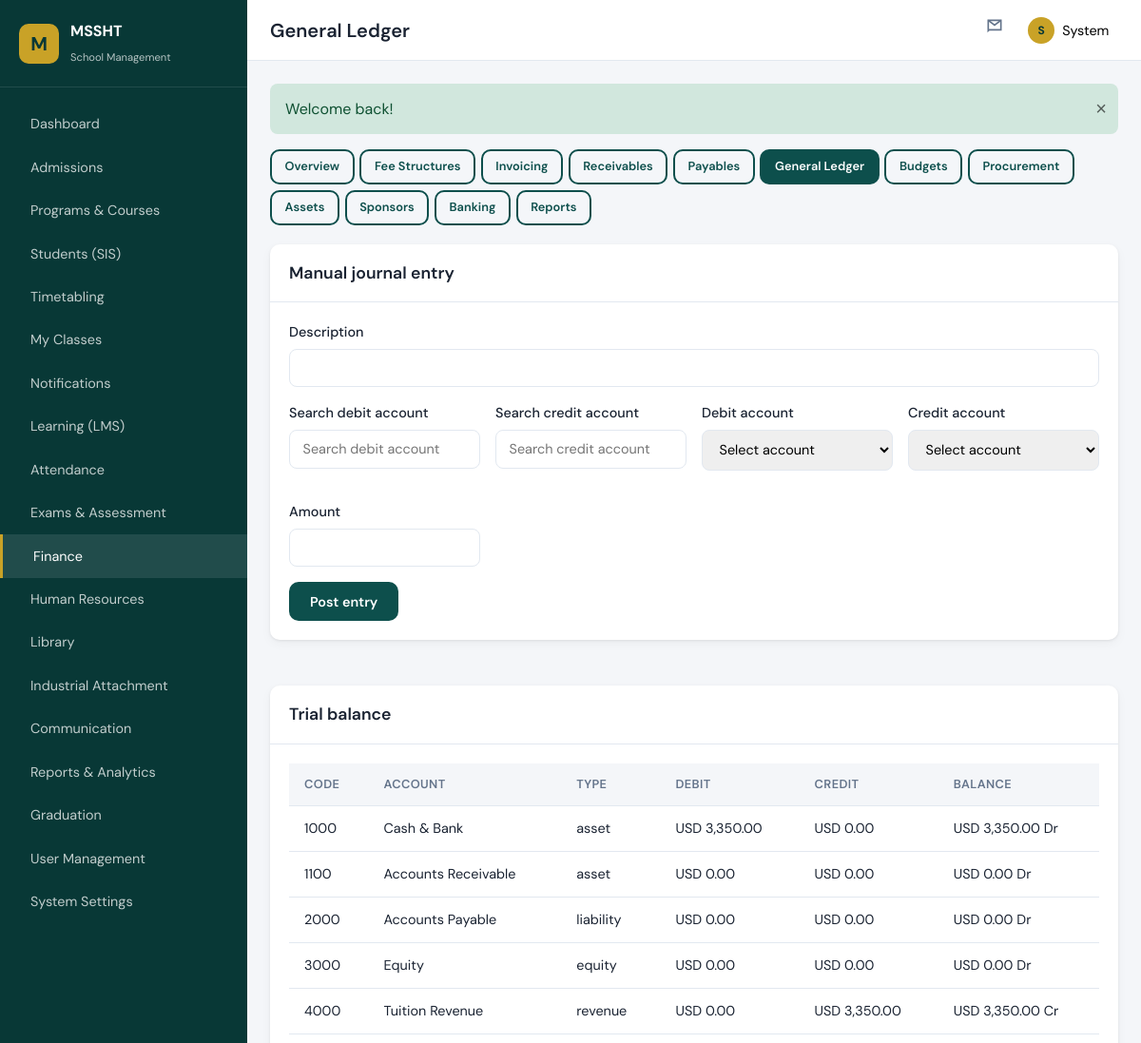
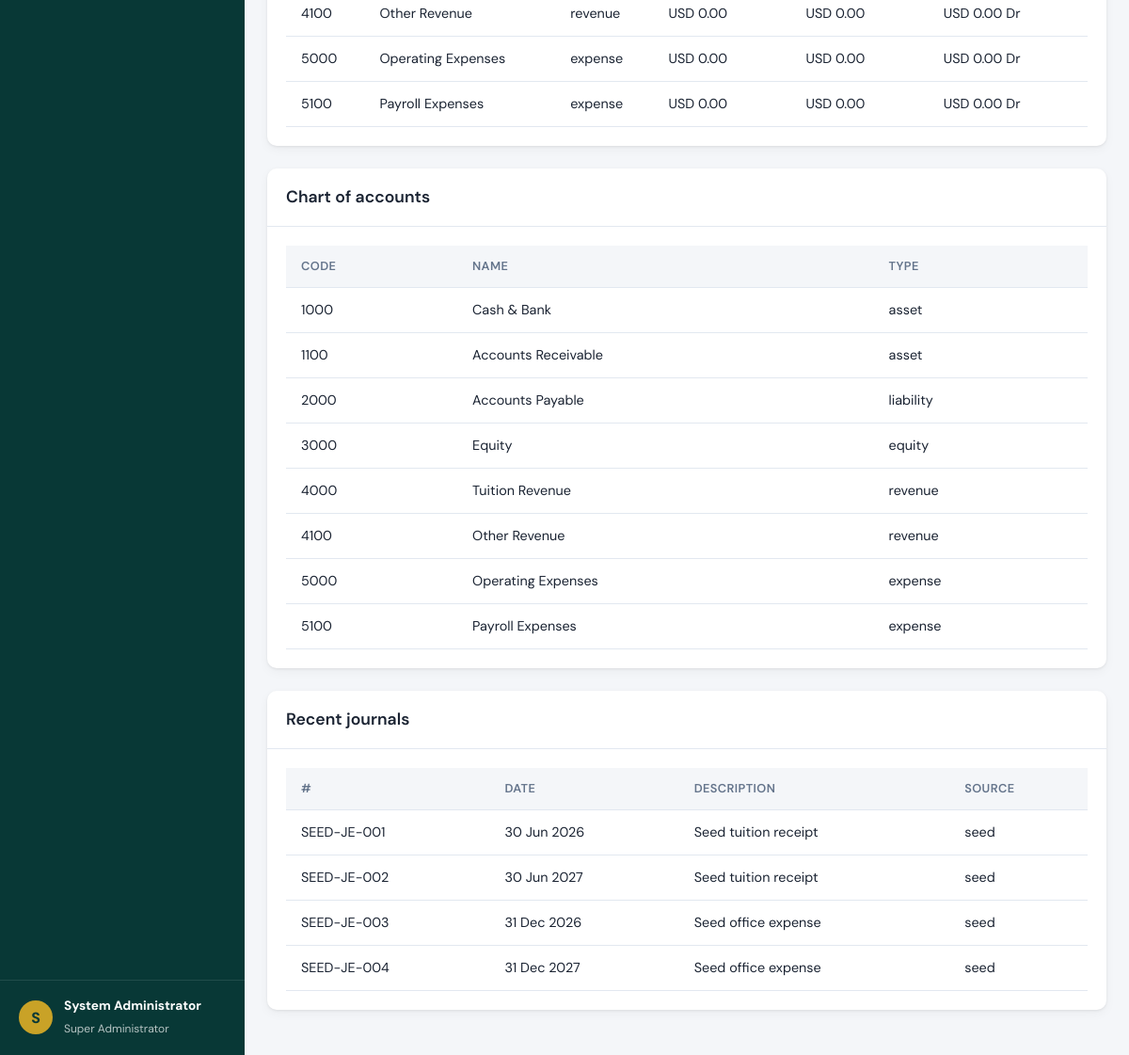
The page /modules/finance/ledger.php (signed in) on the database its author committed (2 pictures, top to bottom).
### tables this page shows
CREATE TABLE `chart_of_accounts` (
  `id` int(10) unsigned NOT NULL AUTO_INCREMENT,
  `code` varchar(20) NOT NULL,
  `name` varchar(150) NOT NULL,
  `account_type` enum('asset','liability','equity','revenue','expense') NOT NULL,
  `parent_id` int(10) unsigned DEFAULT NULL,
  `is_active` tinyint(1) DEFAULT 1,
  PRIMARY KEY (`id`),
  UNIQUE KEY `code` (`code`)
);

CREATE TABLE `journal_entries` (
  `id` int(10) unsigned NOT NULL AUTO_INCREMENT,
  `entry_number` varchar(30) NOT NULL,
  `entry_date` date NOT NULL,
  `description` varchar(255) NOT NULL,
  `period_id` int(10) unsigned DEFAULT NULL,
  `source_type` varchar(40) DEFAULT NULL,
  `source_id` int(10) unsigned DEFAULT NULL,
  `created_by` int(10) unsigned DEFAULT NULL,
  `created_at` timestamp NOT NULL DEFAULT current_timestamp(),
  PRIMARY KEY (`id`),
  UNIQUE KEY `entry_number` (`entry_number`),
  KEY `period_id` (`period_id`),
  CONSTRAINT `journal_entries_ibfk_1` FOREIGN KEY (`period_id`) REFERENCES `financial_periods` (`id`) ON DELETE SET NULL
);

### includes/finance.php (called while the page is built, shortened)
<?php
function getTrialBalance(): array
{
    $db = getDB();
    return $db->query(
        'SELECT c.code, c.name, c.account_type,
                COALESCE(SUM(jl.debit),0) AS total_debit,
                COALESCE(SUM(jl.credit),0) AS total_credit
         FROM chart_of_accounts c
         LEFT JOIN journal_lines jl ON jl.account_id = c.id
         LEFT JOIN journal_entries je ON je.id = jl.journal_id
         GROUP BY c.id, c.code, c.name, c.account_type
         ORDER BY c.code'
    )->fetchAll();
}

### includes/helpers.php (called while the page is built, shortened)
<?php
function e(?string $value): string
{
    return htmlspecialchars($value ?? '', ENT_QUOTES, 'UTF-8');
}
function formatDate(?string $date, string $format = 'd M Y'): string
{
    return date($format, strtotime($date));
}
function formatMoney(float $amount, string $currency = 'USD'): string
{
    return $currency . ' ' . number_format($amount, 2);
}

### modules/finance/ledger.php (the view, shortened to what this page needs)
<?php
$db = getDB();
$accounts = $db->query('SELECT * FROM chart_of_accounts WHERE is_active = 1 ORDER BY code')->fetchAll();
$trialBalance = getTrialBalance();
$journals = $db->query(
    'SELECT je.*, u.email AS created_by_email FROM journal_entries je
     LEFT JOIN users u ON u.id = je.created_by ORDER BY je.created_at DESC LIMIT 30'
)->fetchAll();
require_once __DIR__ . '/../../includes/header.php';
require __DIR__ . '/../../includes/finance-nav.php';
?>
<div class="dashboard-grid">
    <div class="card"><div class="card-header"><h2>Manual journal entry</h2></div>
    <div class="card-body"><form method="post">
        <div class="form-group"><label>Description</label><input name="description" required></div>
        <div class="form-row">
            <div class="form-group"><label>Search debit account</label><input type="text" id="debitAccountSearch" placeholder="Search debit account"></div>
            <div class="form-group"><label>Search credit account</label><input type="text" id="creditAccountSearch" placeholder="Search credit account"></div>
            <div class="form-group"><label>Debit account</label><select name="debit_account" id="debitAccountSelect" required><option value="">Select account</option></select></div>
            <div class="form-group"><label>Credit account</label><select name="credit_account" id="creditAccountSelect" required><option value="">Select account</option></select></div>
            <div class="form-group"><label>Amount</label><input type="number" step="0.01" name="amount" required></div>
        </div>
        <button type="submit" class="btn btn-primary">Post entry</button>
    </form></div></div>
</div>
<div class="card" style="margin-top:1.5rem;"><div class="card-header"><h2>Trial balance</h2></div>
<div class="card-body table-wrap"><table class="data-table">
<thead><tr><th>Code</th><th>Account</th><th>Type</th><th>Debit</th><th>Credit</th><th>Balance</th></tr></thead>
<tbody>
<?php foreach ($trialBalance as $row): $bal = (float)$row['total_debit'] - (float)$row['total_credit']; ?>
<tr>
    <td><?= e($row['code']) ?></td><td><?= e($row['name']) ?></td><td><?= e($row['account_type']) ?></td>
    <td><?= formatMoney((float)$row['total_debit']) ?></td><td><?= formatMoney((float)$row['total_credit']) ?></td>
    <td><?= formatMoney(abs($bal)) ?> <?= $bal >= 0 ? 'Dr' : 'Cr' ?></td>
</tr>
<?php endforeach; ?>
</tbody></table></div></div>
<div class="card" style="margin-top:1.5rem;"><div class="card-header"><h2>Chart of accounts</h2></div>
<div class="card-body table-wrap"><table class="data-table"><thead><tr><th>Code</th><th>Name</th><th>Type</th></tr></thead><tbody>
<?php foreach ($accounts as $a): ?><tr><td><?= e($a['code']) ?></td><td><?= e($a['name']) ?></td><td><?= e($a['account_type']) ?></td></tr><?php endforeach; ?>
</tbody></table></div></div>
<div class="card" style="margin-top:1.5rem;"><div class="card-header"><h2>Recent journals</h2></div>
<div class="card-body table-wrap"><table class="data-table"><thead><tr><th>#</th><th>Date</th><th>Description</th><th>Source</th></tr></thead><tbody>
<?php foreach ($journals as $j): ?>
<tr><td><?= e($j['entry_number']) ?></td><td><?= formatDate($j['entry_date']) ?></td><td><?= e($j['description']) ?></td><td><?= e($j['source_type'] ?? 'manual') ?></td></tr>
<?php endforeach; ?>
</tbody></table></div></div>
<?php require_once __DIR__ . '/../../includes/footer.php'; ?>

### assets/css/main.css (style rules this page uses)
:root { --color-primary: #0d4f4c; --color-primary-dark: #083836; --color-primary-light: #1a7a75; --color-accent: #c9a227; --color-accent-light: #e8c547; --color-bg: #f4f6f9; --color-surface: #ffffff; --color-text: #1a2332; --color-text-muted: #64748b; --color-border: #e2e8f0; --color-danger: #dc3545; --color-success: #198754; --color-warning: #ffc107; --color-info: #0dcaf0; --sidebar-width: 260px; --topbar-height: 64px; --radius: 10px; --shadow: 0 1px 3px rgba(0,0,0,.08), 0 4px 12px rgba(0,0,0,.04); --font-sans: 'DM Sans', system-ui, sans-serif; --font-display: 'Playfair Display', Georgia, serif; }
*, *::before, *::after { box-sizing: border-box; margin: 0; padding: 0; }
html { font-size: 16px; scroll-behavior: smooth; }
body { font-family: var(--font-sans); color: var(--color-text); background: var(--color-bg); line-height: 1.6; }
.btn { display: inline-flex; align-items: center; justify-content: center; gap: .5rem; padding: .6rem 1.25rem; border-radius: var(--radius); font-weight: 600; font-size: .9rem; border: 2px solid transparent; cursor: pointer; transition: all .2s; font-family: inherit; }
.btn-primary { background: var(--color-primary); color: #fff; }
.card { background: var(--color-surface); border-radius: var(--radius); box-shadow: var(--shadow); margin-bottom: 1.5rem; }
.card-header { padding: 1rem 1.25rem; border-bottom: 1px solid var(--color-border); display: flex; align-items: center; justify-content: space-between; }
.card-header h2 { font-size: 1.1rem; font-weight: 600; }
.card-body { padding: 1.25rem; }
.dashboard-grid { display: grid; grid-template-columns: repeat(auto-fit, minmax(320px, 1fr)); gap: 1.5rem; }
.table-wrap { overflow-x: auto; }
table.data-table { width: 100%; border-collapse: collapse; font-size: .9rem; }
table.data-table th, table.data-table td { padding: .75rem 1rem; text-align: left; border-bottom: 1px solid var(--color-border); }
table.data-table th { background: var(--color-bg); font-weight: 600; font-size: .8rem; text-transform: uppercase; letter-spacing: .03em; color: var(--color-text-muted); }
.form-group { margin-bottom: 1rem; }
.form-group label { display: block; margin-bottom: .35rem; font-weight: 500; font-size: .9rem; }
.form-group input, .form-group select, .form-group textarea { width: 100%; padding: .65rem .85rem; border: 1px solid var(--color-border); border-radius: 8px; font-family: inherit; font-size: .9rem; transition: border-color .2s; }
.form-row { display: grid; grid-template-columns: repeat(auto-fit, minmax(200px, 1fr)); gap: 1rem; }

### rows shown on the page
chart_of_accounts: code "1000", name "Cash & Bank", account_type "asset"
chart_of_accounts: code "1100", name "Accounts Receivable", account_type "asset"
chart_of_accounts: code "2000", name "Accounts Payable", account_type "liability"
chart_of_accounts: code "3000", name "Equity", account_type "equity"
chart_of_accounts: code "4000", name "Tuition Revenue", account_type "revenue"
chart_of_accounts: code "4100", name "Other Revenue", account_type "revenue"
chart_of_accounts: code "5000", name "Operating Expenses", account_type "expense"
chart_of_accounts: code "5100", name "Payroll Expenses", account_type "expense"
journal_entries: entry_number "SEED-JE-001", entry_date "30 Jun 2026", description "Seed tuition receipt", source_type "seed"
journal_entries: entry_number "SEED-JE-002", entry_date "30 Jun 2027", description "Seed tuition receipt", source_type "seed"
journal_entries: entry_number "SEED-JE-003", entry_date "31 Dec 2026", description "Seed office expense", source_type "seed"
journal_entries: entry_number "SEED-JE-004", entry_date "31 Dec 2027", description "Seed office expense", source_type "seed"

### other values the page prints
$item['label'] "Dashboard"
$item['label'] "Admissions"
$item['label'] "Programs & Courses"
$item['label'] "Students (SIS)"
$item['label'] "Timetabling"
$item['label'] "My Classes"
$item['label'] "Notifications"
$item['label'] "Learning (LMS)"
$item['label'] "Attendance"
$item['label'] "Exams & Assessment"
$item['label'] "Finance"
$item['label'] "Human Resources"
$item['label'] "Library"
$item['label'] "Industrial Attachment"
$item['label'] "Communication"
